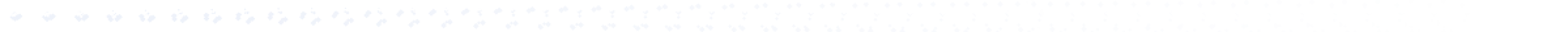
#> input picture assets/fx/fx_AgCl.png, 4800 x 100 px (shown at 1/4 size)
$ python -i vfx_key.py   (imports and definitions only)
#> lines starting #> are read from the running program, lines starting #| are printed output that depends on the picture
# -*- coding: utf-8 -*-
"""
검은 배경 VFX 이미지를 알파 PNG로 키잉한다.

Flow 는 '연속된 애니메이션 프레임'을 못 만든다 → 한 장을 코드로 확대·회전·페이드시키고,
x4 로 뽑은 4장은 **발동할 때마다 무작위로 고르는 변형**으로 쓴다(프레임 아님).

  python tools/vfx_key.py flame        # ~/Downloads/vfx_flame_1..4.png → assets/fx/
"""
import sys, os, glob
# [1 line not run here, left out]
from PIL import Image
import numpy as np

def key_one(src, dst, size=384):
#> called with src = '../assets/fx/fx_AgCl.png', dst = 'out.png', size = 384
    a = np.array(Image.open(src).convert('RGB')).astype(float)
    H, W = a.shape[:2]
#> H = 100; W = 4800
    a[int(H*0.86):, int(W*0.86):] = 0          # 우하단 워터마크 제거
    lum = a.max(axis=2)
    alpha = np.clip((lum-14)/(150-14), 0, 1)**0.85 * 255
    im = Image.fromarray(np.dstack([a, alpha]).astype('uint8'), 'RGBA')
    m = np.array(im)[:, :, 3] > 6
    ys, xs = np.where(m)
    if not len(xs): return False
    im = im.crop((xs.min(), ys.min(), xs.max()+1, ys.max()+1))
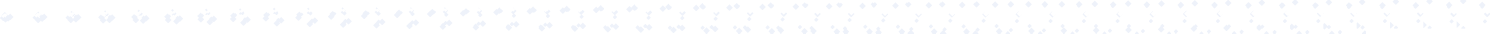
#> im: PIL image 4470x100 RGBA (shown at 1/3 size); mean R, G, B, A 33.9, 34.3, 35, 35.5; transparent parts drawn white
    s = max(im.size)
#> s = 4470
    sq = Image.new('RGBA', (s, s), (0, 0, 0, 0))
#> sq: PIL image 4470x4470 RGBA; every value is 0
    sq.paste(im, ((s-im.width)//2, (s-im.height)//2))
    # 📦 384px + 128색 팔레트로 굽는다. RGBA 512px(553KB) 대비 **1/9(64KB)** 인데
    #    배경 위에 screen 합성해 나란히 비교해도 차이가 안 보인다(2026-08-03 실측).
    #    이펙트 8종 × 변형 4장 = 32장이라 용량이 그대로면 16MB, 줄이면 2MB.
    r = sq.resize((size, size), Image.LANCZOS)
    r.quantize(colors=128, method=Image.FASTOCTREE).save(dst, optimize=True)
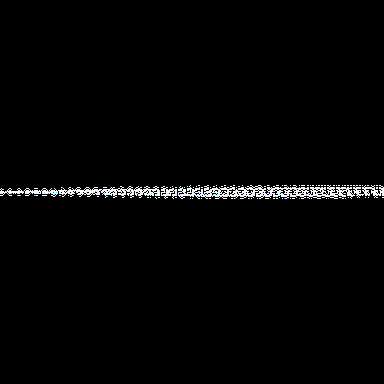
#> saved as out.png: PIL image 384x384 P; mean R, G, B 4.2, 4.2, 4.3
    return True

# [18 lines not run here, left out]

>>> result = key_one('../assets/fx/fx_AgCl.png', 'out.png')

$ run again, on assets/fx/fx_CO2.png
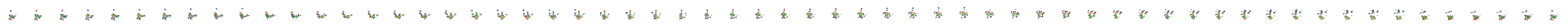
#> input picture assets/fx/fx_CO2.png, 6100 x 100 px (shown at 1/4 size)
#> in key_one, `im = im.crop((xs.min(), ys.min(), xs.max()+1, ys.max()+1))`:
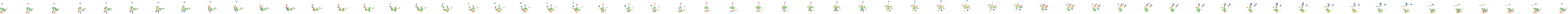
#> im: PIL image 6031x54 RGBA (shown at 1/4 size); mean R, G, B, A 7.2, 7.8, 5.5, 12.6; transparent parts drawn white
#> sq: PIL image 6031x6031 RGBA; every value is 0
#> in key_one, `r.quantize(colors=128, method=Image.FASTOCTREE).save(dst, optimize=True)`:
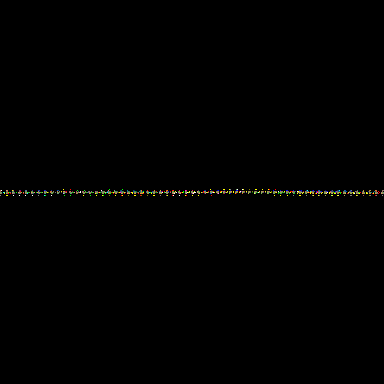
#> saved as out.png: PIL image 384x384 P; mean R, G, B 0.9, 0.8, 0.5

$ run again, on assets/fx/fx_Ca.png
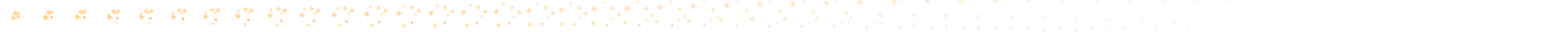
#> input picture assets/fx/fx_Ca.png, 4800 x 100 px (shown at 1/4 size)
#> in key_one, `im = im.crop((xs.min(), ys.min(), xs.max()+1, ys.max()+1))`:
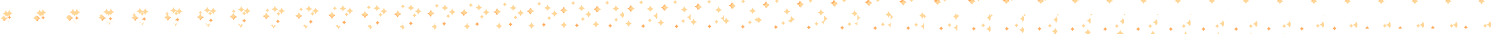
#> im: PIL image 4472x100 RGBA (shown at 1/3 size); mean R, G, B, A 31.4, 28.7, 25, 31.4; transparent parts drawn white
#> in key_one, `r.quantize(colors=128, method=Image.FASTOCTREE).save(dst, optimize=True)`:
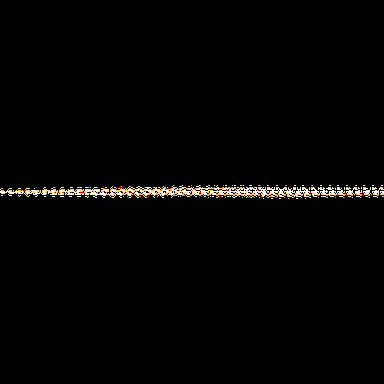
#> saved as out.png: PIL image 384x384 P; mean R, G, B 4.2, 3.7, 3

$ run again, on assets/fx/fx_CaCO3.png
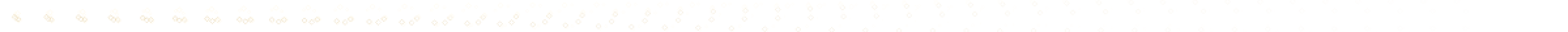
#> input picture assets/fx/fx_CaCO3.png, 4800 x 100 px (shown at 1/4 size)
#> in key_one, `im = im.crop((xs.min(), ys.min(), xs.max()+1, ys.max()+1))`:
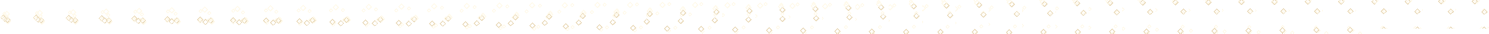
#> im: PIL image 4466x100 RGBA (shown at 1/3 size); mean R, G, B, A 23.3, 22.6, 21, 24; transparent parts drawn white
#> in key_one, `r.quantize(colors=128, method=Image.FASTOCTREE).save(dst, optimize=True)`:
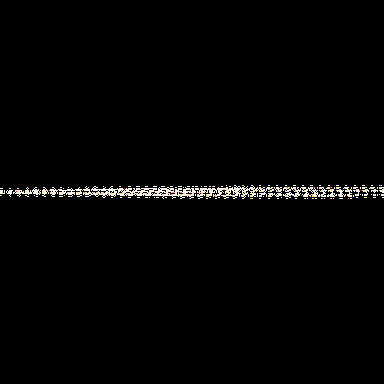
#> saved as out.png: PIL image 384x384 P; mean R, G, B 3.9, 3.8, 3.5
